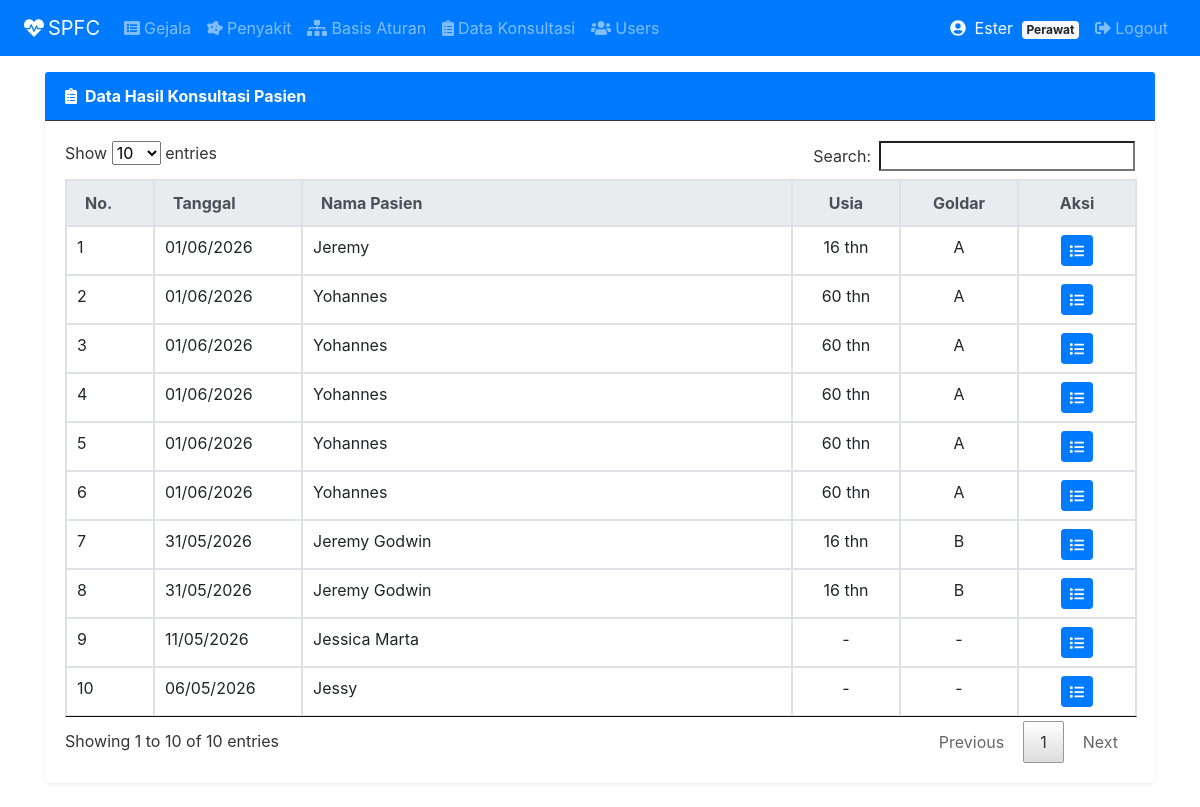
The page /index.php?page=konsultasiadm (signed in) on the database its author committed.
### tables this page shows
CREATE TABLE `konsultasi` (
  `idkonsultasi` int(11) NOT NULL,
  `idusers` int(11) NOT NULL DEFAULT 0,
  `tanggal` date NOT NULL,
  `nama` varchar(50) NOT NULL,
  `usia` int(3) NOT NULL DEFAULT 0,
  `alamat` varchar(200) NOT NULL DEFAULT '',
  `berat_badan` decimal(5,2) NOT NULL DEFAULT 0.00,
  `tinggi_badan` decimal(5,2) NOT NULL DEFAULT 0.00,
  `golongan_darah` varchar(3) NOT NULL DEFAULT ''
);

### tampil_konsultasiadm.php (the view, shortened to what this page needs)
<div class="card border-0 shadow-sm">
  <div class="card-header bg-primary text-white border-dark">
    <strong><i class="fas fa-clipboard-list mr-2"></i>Data Hasil Konsultasi Pasien</strong>
  </div>
  <div class="card-body">
    <table class="table table-bordered" id="myTable">
    <thead class="thead-light">
      <tr>
        <th width="50px">No.</th>
        <th width="110px">Tanggal</th>
        <th>Nama Pasien</th>
        <th width="70px" class="text-center">Usia</th>
        <th width="80px" class="text-center">Goldar</th>
        <th width="80px" class="text-center">Aksi</th>
      </tr>
    </thead>
    <tbody>
     <?php
        $no  = 1;
        $sql = "SELECT * FROM konsultasi ORDER BY tanggal DESC, idkonsultasi DESC";
        $result = $conn->query($sql);
        while($row = $result->fetch_assoc()) {
    ?>
        <tr>
            <td><?php echo $no++; ?></td>
            <td><?php echo date('d/m/Y', strtotime($row['tanggal'])); ?></td>
            <td><?php echo htmlspecialchars($row['nama']); ?></td>
            <td class="text-center"><?php echo isset($row['usia']) && $row['usia'] > 0 ? $row['usia'] . ' thn' : '-'; ?></td>
            <td class="text-center"><?php echo !empty($row['golongan_darah']) ? $row['golongan_darah'] : '-'; ?></td>
            <td class="text-center">
                <a class="btn btn-primary btn-sm"
                   href="?page=konsultasiadm&action=detail&id=<?php echo $row['idkonsultasi']; ?>">
                    <i class="fas fa-list"></i>
                </a>
            </td>
     </tr>
    <?php
     }
    ?>
   </tbody>
</table>
</div>
</div>

### index.php (shortened to what this page needs)
<?php
include "config.php";
?>
<!DOCTYPE html>
<html lang="id">
<head>
    <link rel="stylesheet" href="assets/css/bootstrap.min.css">
    <link rel="stylesheet" href="assets/css/datatables.min.css">
    <link rel="stylesheet" href="assets/css/all.css">
    <link rel="stylesheet" href="assets/css/bootstrap-chosen.css">
</head>
<body>
<nav class="navbar navbar-expand-sm bg-primary navbar-dark">
    <a class="navbar-brand ml-2" href="index.php">
        <i class="fas fa-heartbeat mr-1"></i>SPFC
    </a>
    <div class="collapse navbar-collapse" id="navbarMenu">
        <ul class="navbar-nav mr-auto">
            <?php if($_SESSION['role'] == "Perawat"): ?>
                <li class="nav-item">
                    <a class="nav-link" href="?page=gejala">
                        <i class="fas fa-list-alt mr-1"></i>Gejala
                    </a>
                </li>
                <li class="nav-item">
                    <a class="nav-link" href="?page=penyakit">
                        <i class="fas fa-disease mr-1"></i>Penyakit
                    </a>
                </li>
                <li class="nav-item">
                    <a class="nav-link" href="?page=aturan">
                        <i class="fas fa-sitemap mr-1"></i>Basis Aturan
                    </a>
                </li>
                <li class="nav-item">
                    <a class="nav-link" href="?page=konsultasiadm">
                        <i class="fas fa-clipboard-list mr-1"></i>Data Konsultasi
                    </a>
                </li>
                <li class="nav-item">
                    <a class="nav-link" href="?page=users">
                        <i class="fas fa-users mr-1"></i>Users
                    </a>
                </li>
            <?php endif; ?>
        </ul>
        <ul class="navbar-nav ml-auto mr-2">
            <li class="nav-item">
                <span class="nav-link text-light">
                    <i class="fas fa-user-circle mr-1"></i>
                    <?php echo htmlspecialchars($_SESSION['username']); ?>
                    <span class="badge badge-light ml-1"><?php echo $_SESSION['role']; ?></span>
                </span>
            </li>
            <li class="nav-item">
                <a class="nav-link" href="?page=logout">
                    <i class="fas fa-sign-out-alt mr-1"></i>Logout
                </a>
            </li>
        </ul>
    </div>
</nav>
<div class="container mt-3 mb-4">
    <?php
    $page   = isset($_GET['page'])   ? $_GET['page']   : "";
    $action = isset($_GET['action']) ? $_GET['action'] : "";
    if($page == ""){
        ?>
        <div class="jumbotron text-center mt-3" style="background: linear-gradient(135deg,#e8f4f8,#d6eaf8); border-radius:12px;">
            <h2 class="display-5 font-weight-bold text-primary">
                <i class="fas fa-heartbeat mr-2"></i>Selamat Datang
            </h2>
            <p class="lead">
                Halo, <strong><?php echo htmlspecialchars($_SESSION['username']); ?></strong>!
                Anda login sebagai <span class="badge badge-primary"><?php echo $_SESSION['role']; ?></span>
            </p>
            <hr>
            <h5 class="text-secondary">Sistem Pakar Diagnosa Awal Penyakit</h5>
            <p class="text-muted">Metode Forward Chaining — Klinik Pratama Bogor</p>
            <?php if($_SESSION['role'] == "Pasien"): ?>
            <a href="?page=konsultasi" class="btn btn-primary btn-lg mt-2">
                <i class="fas fa-notes-medical mr-2"></i>Mulai Konsultasi
            </a>
            <?php endif; ?>
        </div>
        <?php
    } elseif($page == "gejala" && $_SESSION['role'] == "Perawat"){
        if($action == "")           include "tampil_gejala.php";
        elseif($action == "tambah") include "tambah_gejala.php";
        elseif($action == "update") include "update_gejala.php";
        else                        include "hapus_gejala.php";
    } elseif($page == "penyakit" && $_SESSION['role'] == "Perawat"){
        if($action == "")           include "tampil_penyakit.php";
        elseif($action == "tambah") include "tambah_penyakit.php";
        elseif($action == "update") include "update_penyakit.php";
        else                        include "hapus_penyakit.php";
    } elseif($page == "konsultasiadm" && $_SESSION['role'] == "Perawat"){
        if($action == "") include "tampil_konsultasiadm.php";
        else              include "detail_konsultasiadm.php";
    } elseif($page == "users" && $_SESSION['role'] == "Perawat"){
        if($action == "")           include "tampil_users.php";
        elseif($action == "tambah") include "tambah_users.php";
        elseif($action == "update") include "update_users.php";
        else                        include "hapus_users.php";
    } elseif($page == "konsultasi" && $_SESSION['role'] == "Pasien"){
        if($action == "") include "tampil_konsultasi.php";
        else              include "hasil_konsultasi.php";
    } elseif($page == "riwayat" && $_SESSION['role'] == "Pasien"){
        include "riwayat_konsultasi.php";
    } elseif($page == "logout"){
        include "logout.php";
    } else {
        echo '<div class="alert alert-warning mt-3">
                <i class="fas fa-exclamation-triangle mr-2"></i>
                Halaman tidak ditemukan atau Anda tidak memiliki akses ke halaman ini.
              </div>';
    }
    ?>
</div>
</body>
</html>

### assets/css/all.css (style rules this page uses)
.fa-clipboard-list:before { content:"\f46d" }
.fa-disease:before { content:"\f7fa" }
.fa-heartbeat:before { content:"\f21e" }
.fa-list:before { content:"\f03a" }
.fa-list-alt:before { content:"\f022" }
.fa-sign-out-alt:before { content:"\f2f5" }
.fa-sitemap:before { content:"\f0e8" }
.fa-user-circle:before { content:"\f2bd" }
.fa-users:before { content:"\f0c0" }

### rows shown on the page
konsultasi: tanggal "01/06/2026", nama "Jeremy", usia "16", golongan_darah "A"
konsultasi: tanggal "01/06/2026", nama "Yohannes", usia "60", golongan_darah "A"
konsultasi: tanggal "01/06/2026", nama "Yohannes", usia "60", golongan_darah "A"
konsultasi: tanggal "01/06/2026", nama "Yohannes", usia "60", golongan_darah "A"
konsultasi: tanggal "01/06/2026", nama "Yohannes", usia "60", golongan_darah "A"
konsultasi: tanggal "01/06/2026", nama "Yohannes", usia "60", golongan_darah "A"
konsultasi: tanggal "31/05/2026", nama "Jeremy Godwin", usia "16", golongan_darah "B"
konsultasi: tanggal "31/05/2026", nama "Jeremy Godwin", usia "16", golongan_darah "B"
konsultasi: tanggal "11/05/2026", nama "Jessica Marta"
konsultasi: tanggal "06/05/2026", nama "Jessy"

### other values the page prints
$_SESSION['username'] "Ester"
$_SESSION['role'] "Perawat"
